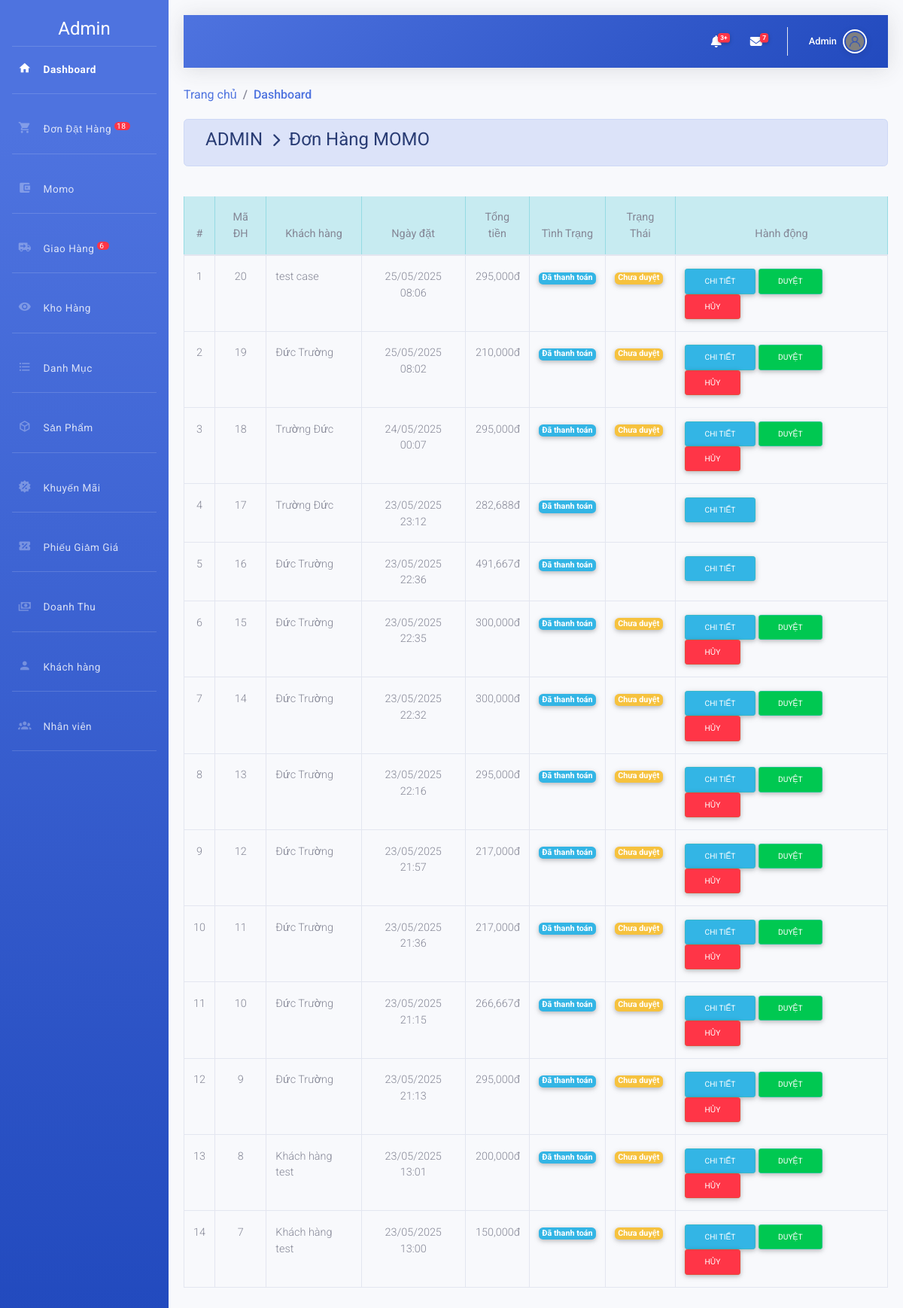
Screenshot of /admin/index.php?action=momo (signed in) with the database file from the repository.
### tables this page shows
CREATE TABLE `hoadonmomo` (
  `MaHD` int NOT NULL,
  `MaMomo` int DEFAULT NULL,
  `MaKH` int NOT NULL,
  `MaNV` int DEFAULT NULL,
  `NgayDat` datetime DEFAULT CURRENT_TIMESTAMP,
  `NgayGiao` datetime DEFAULT NULL,
  `TinhTrang` varchar(20) DEFAULT NULL,
  `TongTien` decimal(10,0) NOT NULL,
  `TrangThai` varchar(50) DEFAULT 'Chưa duyệt'
);

CREATE TABLE `khachhang` (
  `MaKH` int NOT NULL,
  `TenKH` varchar(50) NOT NULL,
  `Email` varchar(50) NOT NULL,
  `SDT` bigint NOT NULL,
  `DiaChi` text NOT NULL,
  `MatKhau` varchar(50) NOT NULL
);

### admin/momo/donhang.php (the view, shortened to what this page needs)
<?php
include_once('../model/database.php');
?>
<div class="container-fluid">
    <div class="alert alert-primary">
        <h4 class="page-title">
             ADMIN &#160;<i class="fas fa-chevron-right" style="font-size: 18px"></i>&#160; Đơn Hàng MOMO
        </h4>
    </div>
    <br>
       <div class="row">
            <div class="col-12">
                <div class="table-responsive">
                    <table class="table table-bordered table-hover">
                        <thead class="table-info">
                            <tr class="text-center">
                                <th>#</th>
                                <th>Mã ĐH</th>
                                <th>Khách hàng</th>
                                <th>Ngày đặt</th>
                                <th>Tổng tiền</th>
                                <th>Tình Trạng</th>
                                <th>Trạng Thái</th>
                                <th>Hành động</th>
                            </tr>
                        </thead>
                        <tbody>
                            <?php
                            $sql = "SELECT h.*, k.TenKH
                                   FROM hoadonmomo h
                                   INNER JOIN khachhang k ON h.MaKH = k.MaKH
                                   ORDER BY h.NgayDat DESC";
                            $rs = mysqli_query($conn, $sql);
                            $i = 1;
                            while($row = mysqli_fetch_assoc($rs)) {
                            ?>
                            <tr>
                                <td class="text-center"><?php echo $i++; ?></td>
                                <td class="text-center"><?php echo $row['MaHD']; ?></td>
                                <td><?php echo $row['TenKH']; ?></td>
                                <td class="text-center"><?php echo date('d/m/Y H:i', strtotime($row['NgayDat'])); ?></td>
                                <td class="text-right"><?php echo number_format($row['TongTien']); ?>đ</td>
                                <td class="text-center">
                                    <span class="badge badge-<?php echo get_status_class($row['TinhTrang']); ?>">
                                        <?php echo $row['TinhTrang']; ?>
                                    </span>
                                </td>
                            <td>
                                                            <?php
                                                            if ($row['TrangThai'] == 'Chưa duyệt') {
                                                                echo '<span class="badge bg-warning">Chưa duyệt</span>';
                                                            } elseif ($row['TrangThai'] == 'Đã duyệt') {
                                                                echo '<span class="badge bg-info">Đã duyệt</span>';
                                                            } elseif ($row['TrangThai'] == 'Đã hủy') {
                                                                echo '<span class="badge bg-danger">Đã hủy</span>';
                                                            } elseif ($row['TrangThai'] == 'Hoàn thành') {
                                                                echo '<span class="badge bg-success">Hoàn thành</span>';
                                                            }
                                                            ?>
                                                        </td>
                            <td>
                                                            <a href="index.php?action=momo&view=chitiet&mahd=<?php echo $row['MaHD']; ?>" class="btn btn-info btn-sm">Chi tiết</a>
                                                            <?php if ($row['TrangThai'] == 'Chưa duyệt') { ?>
                                                                <a href="momo/xuly.php?action=duyet&mahd=<?php echo $row['MaHD']; ?>"
                                                                   class="btn btn-success btn-sm"
                                                                   onclick="return confirm('Bạn có chắc muốn duyệt đơn hàng này?')">
                                                                    Duyệt
                                                                </a>
                                                                <a href="momo/xuly.php?action=huy&mahd=<?php echo $row['MaHD']; ?>"
                                                                   class="btn btn-danger btn-sm"
                                                                   onclick="return confirm('Bạn có chắc muốn hủy đơn hàng này?')">
                                                                    Hủy
                                                                </a>
                                                            <?php } ?>
                                                        </td>
                            </tr>
                            <?php } ?>
                        </tbody>
                    </table>
                </div>
            </div>
        </div>
    </div>
</div>
<?php
function get_status_class($status) {
    switch($status) {
        case 'Đã thanh toán':
            return 'info';
    }
}
?>

### admin/include/menu.php (style rules this page uses)
:root { --primary: #4e73df; --primary-dark: #3a56a5; --secondary: #858796; --success: #1cc88a; --info: #36b9cc; --warning: #f6c23e; --danger: #e74a3b; --light: #f8f9fc; --dark: #5a5c69; }

### admin/include/header.php (style rules this page uses)
:root { --primary: #4e73df; --primary-dark: #3a5fc7; --secondary: #858796; --success: #1cc88a; --info: #36b9cc; --warning: #f6c23e; --danger: #e74a3b; --light: #f8f9fc; --dark: #5a5c69; }
body { font-family: 'Roboto', sans-serif; background-color: #f8f9fc; overflow-x: hidden; width: 100%; max-width: 100%; }
.container-fluid { padding-right: 0; padding-left: 0; max-width: 100%; }

### rows the page displays
hoadonmomo: MaHD "20", khachhang.TenKH "test case", NgayDat "25/05/2025 08:06", TongTien "295,000", TinhTrang "Đã thanh toán", TrangThai "Chưa duyệt"
hoadonmomo: MaHD "19", khachhang.TenKH "Đức Trường", NgayDat "25/05/2025 08:02", TongTien "210,000", TinhTrang "Đã thanh toán", TrangThai "Chưa duyệt"
hoadonmomo: MaHD "18", khachhang.TenKH "Trường Đức", NgayDat "24/05/2025 00:07", TongTien "295,000", TinhTrang "Đã thanh toán", TrangThai "Chưa duyệt"
hoadonmomo: MaHD "17", khachhang.TenKH "Trường Đức", NgayDat "23/05/2025 23:12", TongTien "282,688", TinhTrang "Đã thanh toán"
hoadonmomo: MaHD "16", khachhang.TenKH "Đức Trường", NgayDat "23/05/2025 22:36", TongTien "491,667", TinhTrang "Đã thanh toán"
hoadonmomo: MaHD "15", khachhang.TenKH "Đức Trường", NgayDat "23/05/2025 22:35", TongTien "300,000", TinhTrang "Đã thanh toán", TrangThai "Chưa duyệt"
hoadonmomo: MaHD "14", khachhang.TenKH "Đức Trường", NgayDat "23/05/2025 22:32", TongTien "300,000", TinhTrang "Đã thanh toán", TrangThai "Chưa duyệt"
hoadonmomo: MaHD "13", khachhang.TenKH "Đức Trường", NgayDat "23/05/2025 22:16", TongTien "295,000", TinhTrang "Đã thanh toán", TrangThai "Chưa duyệt"
hoadonmomo: MaHD "12", khachhang.TenKH "Đức Trường", NgayDat "23/05/2025 21:57", TongTien "217,000", TinhTrang "Đã thanh toán", TrangThai "Chưa duyệt"
hoadonmomo: MaHD "11", khachhang.TenKH "Đức Trường", NgayDat "23/05/2025 21:36", TongTien "217,000", TinhTrang "Đã thanh toán", TrangThai "Chưa duyệt"
hoadonmomo: MaHD "10", khachhang.TenKH "Đức Trường", NgayDat "23/05/2025 21:15", TongTien "266,667", TinhTrang "Đã thanh toán", TrangThai "Chưa duyệt"
hoadonmomo: MaHD "9", khachhang.TenKH "Đức Trường", NgayDat "23/05/2025 21:13", TongTien "295,000", TinhTrang "Đã thanh toán", TrangThai "Chưa duyệt"
hoadonmomo: MaHD "8", khachhang.TenKH "Khách hàng test", NgayDat "23/05/2025 13:01", TongTien "200,000", TinhTrang "Đã thanh toán", TrangThai "Chưa duyệt"
hoadonmomo: MaHD "7", khachhang.TenKH "Khách hàng test", NgayDat "23/05/2025 13:00", TongTien "150,000", TinhTrang "Đã thanh toán", TrangThai "Chưa duyệt"

### other values shown
$dem "18"
$dem "6"
$nv['TenNV'] "Admin"
